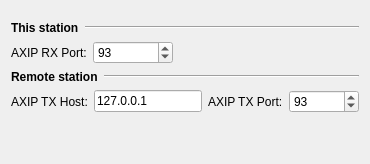
     <widget class="QWidget" name="page_7">
      <layout class="QVBoxLayout" name="verticalLayout_7">
       <item>
        <spacer>
         <property name="orientation">
          <enum>Qt::Vertical</enum>
         </property>
         <property name="sizeType">
          <enum>QSizePolicy::Fixed</enum>
         </property>
         <property name="sizeHint" stdset="0">
          <size>
           <width>20</width>
           <height>10</height>
          </size>
         </property>
        </spacer>
       </item>
       <item>
        <layout class="QHBoxLayout" name="horizontalLayout_23">
         <item>
          <widget class="QLabel" name="label_47">
           <property name="sizePolicy">
            <sizepolicy hsizetype="Fixed" vsizetype="Fixed">
             <horstretch>0</horstretch>
             <verstretch>0</verstretch>
            </sizepolicy>
           </property>
           <property name="font">
            <font>
             <weight>75</weight>
             <bold>true</bold>
            </font>
           </property>
           <property name="text">
            <string>This station</string>
           </property>
          </widget>
         </item>
         <item>
          <widget class="Line" name="line_5">
           <property name="orientation">
            <enum>Qt::Horizontal</enum>
           </property>
          </widget>
         </item>
        </layout>
       </item>
       <item>
        <layout class="QHBoxLayout">
         <item>
          <widget class="QLabel" name="label_16">
           <property name="minimumSize">
            <size>
             <width>67</width>
             <height>0</height>
            </size>
           </property>
           <property name="text">
            <string>AXIP RX Port:</string>
           </property>
          </widget>
         </item>
         <item>
          <widget class="QSpinBox" name="AXIPRXPortBox">
           <property name="minimumSize">
            <size>
             <width>80</width>
             <height>0</height>
            </size>
           </property>
           <property name="maximum">
            <number>65535</number>
           </property>
           <property name="value">
            <number>93</number>
           </property>
          </widget>
         </item>
         <item>
          <spacer>
           <property name="orientation">
            <enum>Qt::Horizontal</enum>
           </property>
           <property name="sizeHint" stdset="0">
            <size>
             <width>40</width>
             <height>20</height>
            </size>
           </property>
          </spacer>
         </item>
        </layout>
       </item>
       <item>
        <layout class="QHBoxLayout" name="horizontalLayout_22">
         <item>
          <widget class="QLabel" name="label_46">
           <property name="sizePolicy">
            <sizepolicy hsizetype="Fixed" vsizetype="Fixed">
             <horstretch>0</horstretch>
             <verstretch>0</verstretch>
            </sizepolicy>
           </property>
           <property name="font">
            <font>
             <weight>75</weight>
             <bold>true</bold>
            </font>
           </property>
           <property name="text">
            <string>Remote station</string>
           </property>
          </widget>
         </item>
         <item>
          <widget class="Line" name="line_4">
           <property name="orientation">
            <enum>Qt::Horizontal</enum>
           </property>
          </widget>
         </item>
        </layout>
       </item>
       <item>
        <layout class="QHBoxLayout" name="horizontalLayout_21">
         <item>
          <widget class="QLabel" name="label_17">
           <property name="minimumSize">
            <size>
             <width>67</width>
             <height>0</height>
            </size>
           </property>
           <property name="text">
            <string>AXIP TX Host:</string>
           </property>
          </widget>
         </item>
         <item>
          <widget class="QLineEdit" name="AXIPTXHostEdit">
           <property name="text">
            <string>127.0.0.1</string>
           </property>
          </widget>
         </item>
         <item>
          <widget class="QLabel" name="label_18">
           <property name="minimumSize">
            <size>
             <width>67</width>
             <height>0</height>
            </size>
           </property>
           <property name="text">
            <string>AXIP TX Port:</string>
           </property>
          </widget>
         </item>
         <item>
          <widget class="QSpinBox" name="AXIPTXPortBox">
           <property name="minimumSize">
            <size>
             <width>70</width>
             <height>0</height>
            </size>
           </property>
           <property name="maximum">
            <number>65535</number>
           </property>
           <property name="value">
            <number>93</number>
           </property>
          </widget>
         </item>
        </layout>
       </item>
       <item>
        <spacer>
         <property name="orientation">
          <enum>Qt::Vertical</enum>
         </property>
         <property name="sizeHint" stdset="0">
          <size>
           <width>20</width>
           <height>40</height>
          </size>
         </property>
        </spacer>
       </item>
      </layout>
     </widget>
